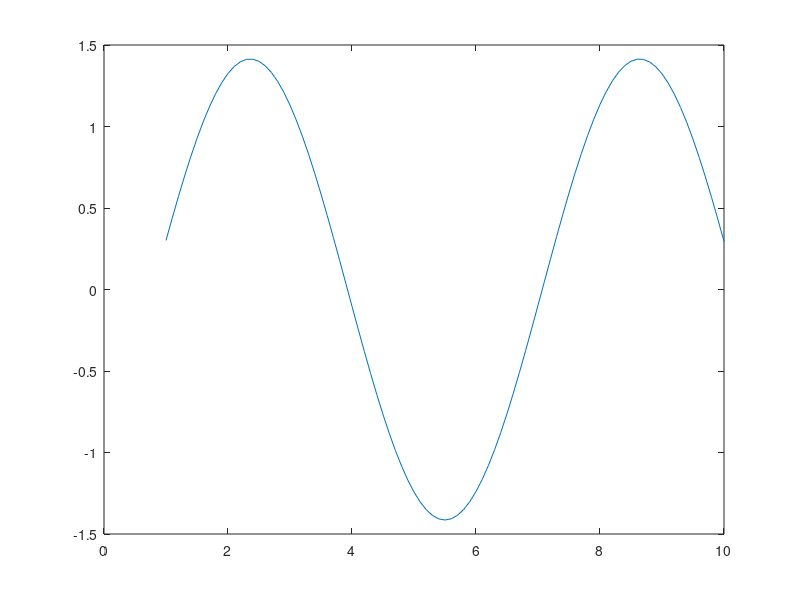

Here is the MATLAB script that generated this plot: (Note: this script raises an error after producing the figure.)
%1)
%a) Xoa cac bien trong bo nho
%b) Tao x = 1:0.1:10
%c) Tinh y = sin(x) - cos(x)
%d) Ve do thi
clear
x = 1:0.1:10;
y = sin(x) - cos(x);
plot(x,y);
help bai3_01
